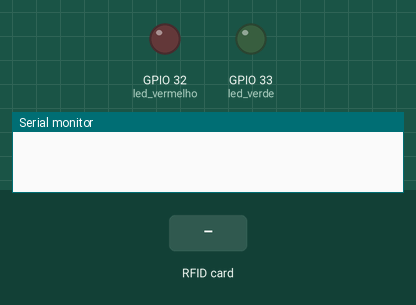
This sketch was run on a simulated ESP32. On the bench: output pins drawn as LEDs (lit = HIGH), the last lines printed to the serial monitor. Inputs (shaded band) come from the test bench. WiFi joins after 1.5 s; servers stay silent unless stated; no MQTT or app messages arrive unless stated.

Above: at 0.1 s.
At 3.2 s:
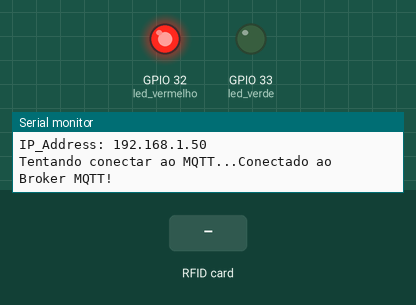
3.3 s: RFID card 83 59 38 10 held to the reader
At 4.0 s:
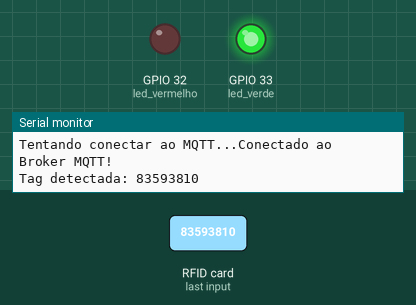
Timing chart, 0 to 6.8 s (numbered marks = the images above; inputs shaded):
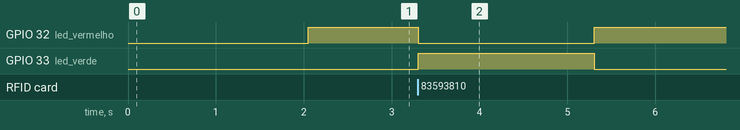

Measured:
- after the input at 3.3 s, GPIO 32 (led_vermelho): HIGH → LOW at once, → HIGH 2.0 s later; GPIO 33 (led_verde): LOW → HIGH at once, → LOW 2.0 s later

The sketch:

rastreamento-mqtt.ino
```cpp
#include <Wire.h>
#include <WiFi.h>
#include <WiFiClientSecure.h>  // Certifique-se de incluir a biblioteca para conexão segura
#include <Adafruit_PN532.h>
#include <PubSubClient.h>

// Configuração do Wi-Fi
const char* ssid = "SSID";
const char* password = "PASSWORD";

// Configuração do sensor PN532 via I2C
#define led_vermelho 32
#define led_verde 33
#define SDA_PIN 21
#define SCL_PIN 22
Adafruit_PN532 nfc(SDA_PIN, SCL_PIN);

// Configuração do Broker MQTT
const char* mqtt_server = "URL_SERVER";  // Broker MQTT
const int mqtt_port = 8883;  // Porta MQTT com SSL/TLS
const char* mqtt_username = "USER";  // Nome de usuário MQTT
const char* mqtt_password = "password";  // Senha do MQTT
const char* mqtt_topic = "ativos/cadastrar";  // Tópico para cadastro

WiFiClientSecure espClient;  // Conexão segura com o MQTT
PubSubClient client(espClient);  // Cliente MQTT

// Função para conectar ao MQTT
void reconnect() {
  while (!client.connected()) {
    Serial.print("Tentando conectar ao MQTT...");
    if (client.connect("ESP32Client", mqtt_username, mqtt_password)) {
      Serial.println("Conectado ao Broker MQTT!");
    } else {
      Serial.print("Falha na conexão. Status: ");
      Serial.println(client.state());
      delay(5000);
    }
  }
}

void setup() {
  Serial.begin(115200);
  pinMode(led_vermelho, OUTPUT);
  pinMode(led_verde, OUTPUT);
  WiFi.begin(ssid, password);

  while (WiFi.status() != WL_CONNECTED) {
    delay(1000);
    Serial.println("Conectando ao WiFi...");
  }
  Serial.print("IP_Address: ");
  Serial.println(WiFi.localIP());

  // Inicializa PN532
  nfc.begin();
  if (!nfc.getFirmwareVersion()) {
    Serial.println("PN532 nao detectado");
    while (1);
  }
  nfc.SAMConfig();

  // Configuração MQTT
  espClient.setInsecure();  // Usa conexão sem verificação de certificado (se necessário, configure o certificado)
  client.setServer(mqtt_server, mqtt_port);
}

void cartao_valido_aproximado(){
  digitalWrite(led_vermelho, LOW);
  digitalWrite(led_verde, HIGH);
  delay(2000);
  digitalWrite(led_verde, LOW);
  digitalWrite(led_vermelho, HIGH);
}

void loop() {
  // Verifica se a conexão MQTT está ativa
  if (!client.connected()) {
    reconnect();
  }
  client.loop();

  digitalWrite(led_vermelho, HIGH);
  uint8_t uid[7];
  uint8_t uidLength;

  if (nfc.readPassiveTargetID(PN532_MIFARE_ISO14443A, uid, &uidLength)) {
    String tag = "";
    for (uint8_t i = 0; i < uidLength; i++) {
      tag += String(uid[i], HEX);
    }
    Serial.println("Tag detectada: " + tag);

    // Preparar os dados em formato JSON para enviar ao MQTT
    String postData;
    if (tag == "83593810") {
      cartao_valido_aproximado();
      postData = "{\"tag\":\"" + tag + "\", \"descricao\":\"Maquina de pressao arterial\", \"localizacao\":\"Leito 1\"}";
    } else if (tag == "73752d10") { // Cartão RFID
      cartao_valido_aproximado();
      postData = "{\"tag\":\"" + tag + "\", \"descricao\":\"Maquina de Anestesia\", \"localizacao\":\"Leito 2\"}";
    } else {
      cartao_valido_aproximado();
      postData = "{\"tag\":\"" + tag + "\", \"descricao\":\"Ativo desconhecido\", \"localizacao\":\"Setor nao informado\"}";
    }

    // Enviar os dados para o broker MQTT
    Serial.println("Enviando para o MQTT: " + postData);
    client.publish(mqtt_topic, postData.c_str());

    delay(5000);  // Aguarde antes de nova leitura
  }
}
```
